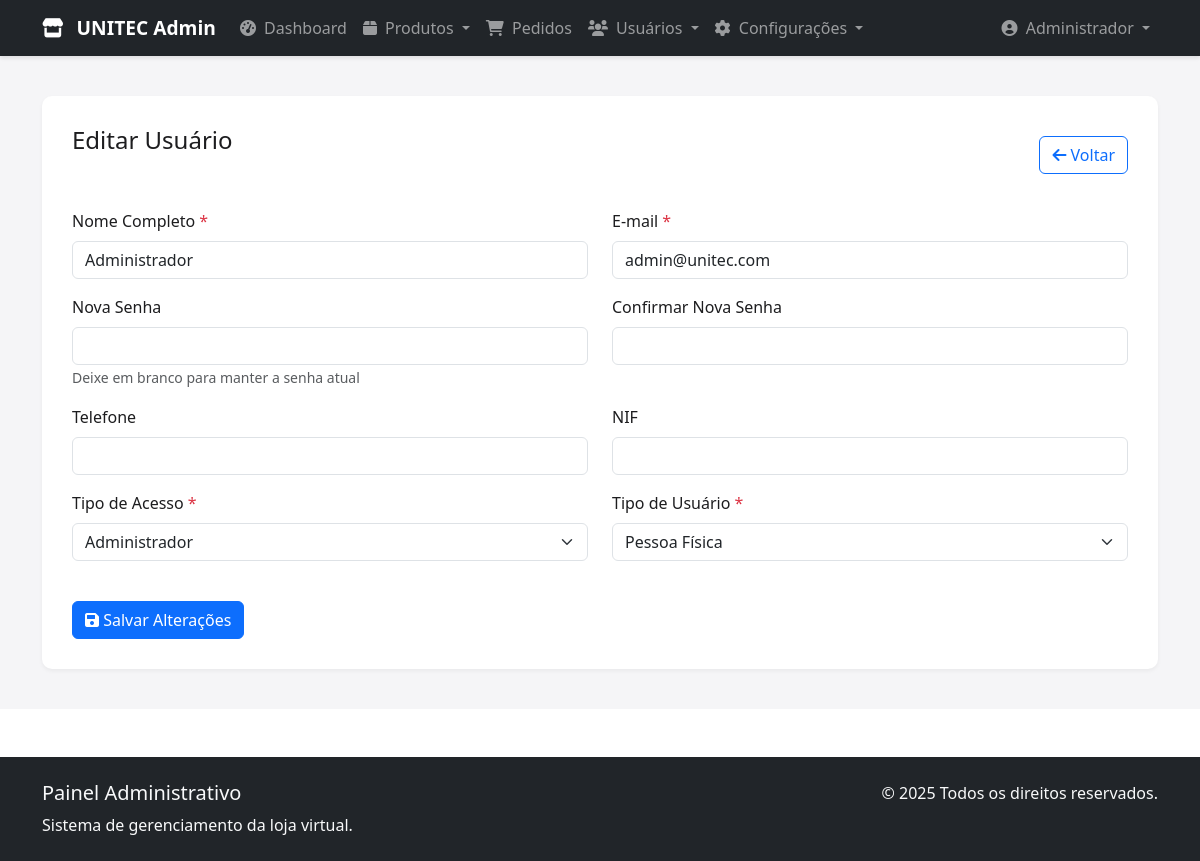
The app's page /admin/editar-usuario.php?id=1 (signed in) with its own data.
### tables this page shows
CREATE TABLE usuarios (
    id INT PRIMARY KEY AUTO_INCREMENT,
    nome VARCHAR(100) NOT NULL,
    email VARCHAR(100) NOT NULL UNIQUE,
    senha VARCHAR(255) NOT NULL,
    telefone VARCHAR(20),
    nif VARCHAR(20),
    tipo_usuario ENUM('pessoa', 'empresa') DEFAULT 'pessoa',
    endereco TEXT,
    cidade VARCHAR(50),
    estado VARCHAR(50),
    cep VARCHAR(20),
    tipo ENUM('admin', 'cliente') DEFAULT 'cliente',
    data_criacao TIMESTAMP DEFAULT CURRENT_TIMESTAMP,
    data_atualizacao TIMESTAMP DEFAULT CURRENT_TIMESTAMP ON UPDATE CURRENT_TIMESTAMP,
    data_cadastro TIMESTAMP DEFAULT CURRENT_TIMESTAMP,
    status TINYINT(1) DEFAULT 1
);

### admin/editar-usuario.php (the view, shortened to what this page needs)
<?php
require_once "../config/database.php";
$usuario_id = (int)$_GET['id'];
$sql = "SELECT * FROM usuarios WHERE id = :id";
$stmt = $conn->prepare($sql);
$stmt->bindParam(':id', $usuario_id);
$stmt->execute();
$usuario = $stmt->fetch();
?>
<!DOCTYPE html>
<html lang="pt-BR">
<head>
    <link href="https://cdn.jsdelivr.net/npm/bootstrap@5.3.0/dist/css/bootstrap.min.css" rel="stylesheet">
    <link rel="stylesheet" href="https://cdnjs.cloudflare.com/ajax/libs/font-awesome/6.0.0/css/all.min.css">
</head>
<body>
    <?php include 'includes/header.php'; ?>
    <div class="admin-section">
        <div class="container">
            <div class="admin-container">
                <div class="d-flex justify-content-between align-items-center mb-4">
                    <h1 class="admin-title">Editar Usuário</h1>
                    <a href="usuarios.php" class="btn btn-outline-primary">
                        <i class="fas fa-arrow-left"></i> Voltar
                    </a>
                </div>
                <form method="POST" class="needs-validation" novalidate>
                    <div class="row">
                        <div class="col-md-6 mb-3">
                            <label for="nome" class="form-label required-field">Nome Completo</label>
                            <input type="text" class="form-control" id="nome" name="nome"
                                   value="<?php echo htmlspecialchars($usuario['nome']); ?>" required>
                        </div>
                        <div class="col-md-6 mb-3">
                            <label for="email" class="form-label required-field">E-mail</label>
                            <input type="email" class="form-control" id="email" name="email"
                                   value="<?php echo htmlspecialchars($usuario['email']); ?>" required>
                        </div>
                    </div>
                    <div class="row">
                        <div class="col-md-6 mb-3">
                            <label for="senha" class="form-label">Nova Senha</label>
                            <input type="password" class="form-control" id="senha" name="senha">
                            <small class="text-muted">Deixe em branco para manter a senha atual</small>
                        </div>
                        <div class="col-md-6 mb-3">
                            <label for="confirmar_senha" class="form-label">Confirmar Nova Senha</label>
                            <input type="password" class="form-control" id="confirmar_senha" name="confirmar_senha">
                        </div>
                    </div>
                    <div class="row">
                        <div class="col-md-6 mb-3">
                            <label for="telefone" class="form-label">Telefone</label>
                            <input type="tel" class="form-control" id="telefone" name="telefone"
                                   value="<?php echo htmlspecialchars($usuario['telefone'] ?? ''); ?>">
                        </div>
                        <div class="col-md-6 mb-3">
                            <label for="nif" class="form-label">NIF</label>
                            <input type="text" class="form-control" id="nif" name="nif"
                                   value="<?php echo htmlspecialchars($usuario['nif'] ?? ''); ?>">
                        </div>
                    </div>
                    <div class="row">
                        <div class="col-md-6 mb-3">
                            <label for="tipo" class="form-label required-field">Tipo de Acesso</label>
                            <select class="form-select" id="tipo" name="tipo" required>
                                <option value="admin" <?php echo $usuario['tipo'] === 'admin' ? 'selected' : ''; ?>>Administrador</option>
                            </select>
                        </div>
                        <div class="col-md-6 mb-3">
                            <label for="tipo_usuario" class="form-label required-field">Tipo de Usuário</label>
                            <select class="form-select" id="tipo_usuario" name="tipo_usuario" required>
                                <option value="pessoa" <?php echo $usuario['tipo_usuario'] === 'pessoa' ? 'selected' : ''; ?>>Pessoa Física</option>
                            </select>
                        </div>
                    </div>
                    <div class="mt-4">
                        <button type="submit" class="btn btn-primary">
                            <i class="fas fa-save"></i> Salvar Alterações
                        </button>
                    </div>
                </form>
            </div>
        </div>
    </div>
    <?php include 'includes/footer.php'; ?>
</body>
</html>

### admin/editar-usuario.php (style rules this page uses)
.admin-section { padding: 40px 0; background: #f5f5f7; }
.admin-container { background: white; border-radius: 10px; box-shadow: 0 2px 4px rgba(0,0,0,0.05); padding: 30px; }
.admin-title { font-size: 1.5rem; margin-bottom: 30px; color: #1d1d1f; }
.form-label { font-weight: 500; color: #1d1d1f; }
.required-field::after { content: "*"; color: #dc3545; margin-left: 4px; }

### records on screen
usuarios: nome "Administrador", email "admin@unitec.com", tipo "Administrador", tipo_usuario "Pessoa Física"

### other values on screen
$_SESSION['nome'] "Administrador"
